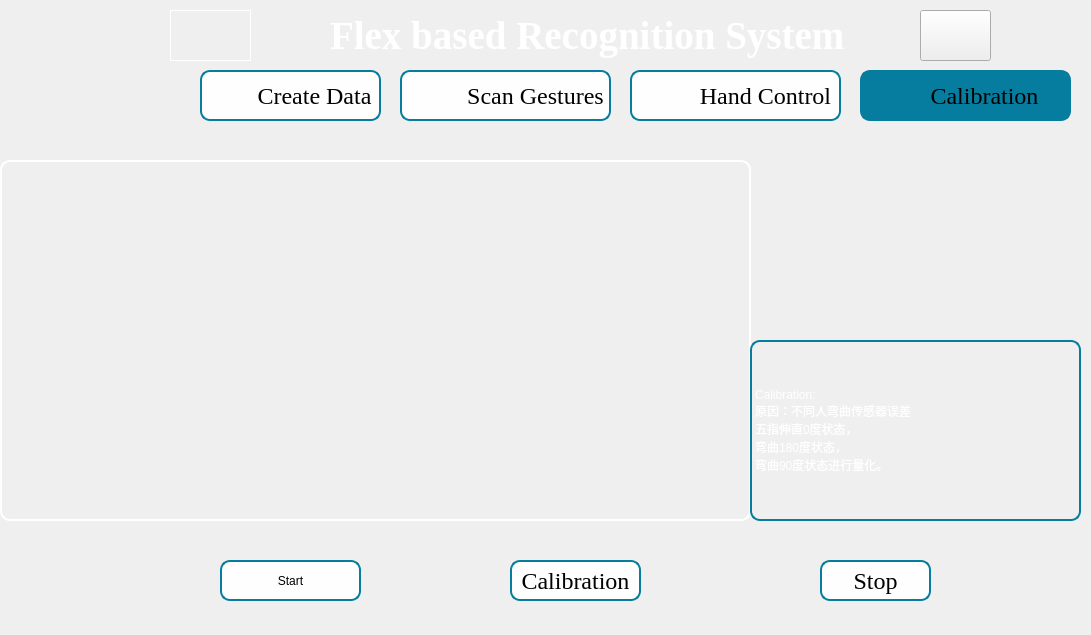
<?xml version="1.0" encoding="UTF-8"?>
<ui version="4.0">
 <class>MainWindow</class>
 <widget class="QMainWindow" name="MainWindow">
  <property name="geometry">
   <rect>
    <x>0</x>
    <y>0</y>
    <width>1091</width>
    <height>635</height>
   </rect>
  </property>
  <property name="windowTitle">
   <string>MainWindow</string>
  </property>
  <property name="styleSheet">
   <string notr="true">QWidget#centralwidget{
	border-image:url(&quot;icons/background1.png&quot;) ;
}</string>
  </property>
  <widget class="QWidget" name="centralwidget">
   <widget class="QLabel" name="label">
    <property name="geometry">
     <rect>
      <x>330</x>
      <y>0</y>
      <width>641</width>
      <height>71</height>
     </rect>
    </property>
    <property name="font">
     <font>
      <family>Times New Roman</family>
      <pointsize>29</pointsize>
      <weight>75</weight>
      <bold>true</bold>
     </font>
    </property>
    <property name="styleSheet">
     <string notr="true">color:white;</string>
    </property>
    <property name="text">
     <string>Flex based Recognition System</string>
    </property>
   </widget>
   <widget class="QPushButton" name="create">
    <property name="geometry">
     <rect>
      <x>200</x>
      <y>70</y>
      <width>181</width>
      <height>51</height>
     </rect>
    </property>
    <property name="font">
     <font>
      <family>TImes New Roman</family>
      <pointsize>18</pointsize>
      <weight>50</weight>
      <italic>false</italic>
      <bold>false</bold>
     </font>
    </property>
    <property name="layoutDirection">
     <enum>Qt::RightToLeft</enum>
    </property>
    <property name="styleSheet">
     <string notr="true">QPushButton#create{
  padding-left:-30px;
  color:black;
  border: 2px solid #067d9e; 
  font: 18pt &quot;TImes New Roman&quot;;
  background-image:url(&quot;icons/create.png&quot;);
  border-radius:10px;
  background-color:#fefefe;
  background-repeat:none;
}
QPushButton#create:hover
{
   border-radius: 10px;
   background-color:#067d9e;
}</string>
    </property>
    <property name="text">
     <string>   Create Data</string>
    </property>
   </widget>
   <widget class="QPushButton" name="scan_sen">
    <property name="geometry">
     <rect>
      <x>630</x>
      <y>70</y>
      <width>211</width>
      <height>51</height>
     </rect>
    </property>
    <property name="font">
     <font>
      <family>TImes New Roman</family>
      <pointsize>18</pointsize>
      <weight>50</weight>
      <italic>false</italic>
      <bold>false</bold>
     </font>
    </property>
    <property name="styleSheet">
     <string notr="true">QPushButton#scan_sen{
padding-left:-90px;
color:black;
background-color:#fefefe;
border: 2px solid #067d9e; 
border-radius:10px;
font: 18pt &quot;TImes New Roman&quot;;
background-image:url(&quot;icons/sent.png&quot;);
background-repeat:none;
}
QPushButton#scan_sen:hover
{
   border-radius: 10px;
   background-color:#067d9e;
}</string>
    </property>
    <property name="text">
     <string>                          Hand Control </string>
    </property>
   </widget>
   <widget class="QPushButton" name="scan_sinlge">
    <property name="geometry">
     <rect>
      <x>400</x>
      <y>70</y>
      <width>211</width>
      <height>51</height>
     </rect>
    </property>
    <property name="font">
     <font>
      <family>TImes New Roman</family>
      <pointsize>18</pointsize>
      <weight>50</weight>
      <italic>false</italic>
      <bold>false</bold>
     </font>
    </property>
    <property name="layoutDirection">
     <enum>Qt::LeftToRight</enum>
    </property>
    <property name="autoFillBackground">
     <bool>false</bool>
    </property>
    <property name="styleSheet">
     <string notr="true">QPushButton#scan_sinlge{
padding-left:-90px;
color:black;
border: 2px solid #067d9e; 
font: 18pt &quot;TImes New Roman&quot;;
border-radius:10px;
background-color:#fefefe;
background-image:url(&quot;icons/scan.png&quot;);
background-repeat:none;
}
QPushButton#scan_sinlge:hover
{
   border-radius: 10px;
   background-color:#067d9e;
}</string>
    </property>
    <property name="text">
     <string>                         Scan Gestures</string>
    </property>
   </widget>
   <widget class="QPushButton" name="exp2">
    <property name="geometry">
     <rect>
      <x>860</x>
      <y>70</y>
      <width>211</width>
      <height>51</height>
     </rect>
    </property>
    <property name="font">
     <font>
      <family>TImes New Roman</family>
      <pointsize>18</pointsize>
      <weight>50</weight>
      <italic>false</italic>
      <bold>false</bold>
     </font>
    </property>
    <property name="styleSheet">
     <string notr="true">QPushButton#exp2{
padding-left:-100px;
color:black;
background-color:#067d9e;
border: 2px solid #067d9e; 
border-radius:10px;
font: 18pt &quot;TImes New Roman&quot;;
background-image:url(&quot;icons/export.png&quot;);
background-repeat:none;
}
QPushButton#exp2:hover
{
   border-radius: 10px;
   background-color:#067d9e;
}</string>
    </property>
    <property name="text">
     <string>                       Calibration</string>
    </property>
    <property name="checkable">
     <bool>false</bool>
    </property>
    <property name="autoRepeat">
     <bool>false</bool>
    </property>
    <property name="autoExclusive">
     <bool>false</bool>
    </property>
    <property name="autoDefault">
     <bool>false</bool>
    </property>
    <property name="default">
     <bool>false</bool>
    </property>
    <property name="flat">
     <bool>false</bool>
    </property>
   </widget>
   <widget class="QPushButton" name="exit_button">
    <property name="geometry">
     <rect>
      <x>920</x>
      <y>10</y>
      <width>71</width>
      <height>51</height>
     </rect>
    </property>
    <property name="styleSheet">
     <string notr="true">QPushButton#exit_button{
border-image:url(&quot;icons/exit1.png&quot;) 4 4 4 4 stretch stretch;
background-repeat:no-repeat;
background-size:100% 100%;
}</string>
    </property>
    <property name="text">
     <string/>
    </property>
   </widget>
   <widget class="QGraphicsView" name="graphicsView_4">
    <property name="geometry">
     <rect>
      <x>0</x>
      <y>160</y>
      <width>751</width>
      <height>361</height>
     </rect>
    </property>
    <property name="styleSheet">
     <string notr="true">border-radius: 10px;
border: 2px solid white;
background-color:rgb(14 , 135 , 228,0);</string>
    </property>
   </widget>
   <widget class="QPushButton" name="pushButton_2">
    <property name="geometry">
     <rect>
      <x>220</x>
      <y>560</y>
      <width>141</width>
      <height>41</height>
     </rect>
    </property>
    <property name="styleSheet">
     <string notr="true">QPushButton#pushButton_2{
color:black;
background-color:#fefefe;
border: 2px solid #067d9e; 
border-radius:10px;
font: 18pt &quot;TImes New Roman&quot;;
background-repeat:none;
}
QPushButton#pushButton_2:hover
{
   border-radius: 10px;
   background-color:#067d9e;
}</string>
    </property>
    <property name="text">
     <string>Start</string>
    </property>
   </widget>
   <widget class="QPushButton" name="pushButton">
    <property name="geometry">
     <rect>
      <x>510</x>
      <y>560</y>
      <width>131</width>
      <height>41</height>
     </rect>
    </property>
    <property name="font">
     <font>
      <family>TImes New Roman</family>
      <pointsize>18</pointsize>
      <weight>50</weight>
      <italic>false</italic>
      <bold>false</bold>
     </font>
    </property>
    <property name="styleSheet">
     <string notr="true">QPushButton#pushButton{
color: black;
background-color:#fefefe;
border: 2px solid #067d9e; 
border-radius:10px;
font: 18pt &quot;TImes New Roman&quot;;
background-repeat:none;
}
QPushButton#pushButton:hover
{
   border-radius: 10px;
   background-color:#067d9e;
}</string>
    </property>
    <property name="text">
     <string>Calibration</string>
    </property>
   </widget>
   <widget class="QPushButton" name="pushButton_3">
    <property name="geometry">
     <rect>
      <x>820</x>
      <y>560</y>
      <width>111</width>
      <height>41</height>
     </rect>
    </property>
    <property name="font">
     <font>
      <family>TImes New Roman</family>
      <pointsize>18</pointsize>
      <weight>50</weight>
      <italic>false</italic>
      <bold>false</bold>
     </font>
    </property>
    <property name="autoFillBackground">
     <bool>false</bool>
    </property>
    <property name="styleSheet">
     <string notr="true">QPushButton#pushButton_3{
color:black;
background-color:#fefefe;
border: 2px solid #067d9e; 
border-radius:10px;
font: 18pt &quot;TImes New Roman&quot;;
background-repeat:none;
}
QPushButton#pushButton_3:hover
{
   border-radius: 10px;
   background-color:#067d9e;
}</string>
    </property>
    <property name="text">
     <string>Stop</string>
    </property>
   </widget>
   <widget class="QLabel" name="label_3">
    <property name="geometry">
     <rect>
      <x>750</x>
      <y>340</y>
      <width>331</width>
      <height>181</height>
     </rect>
    </property>
    <property name="styleSheet">
     <string notr="true">QLabel#label_3{
  color:white;
  border: 2px solid #067d9e; 
  font: 18pt &quot;TImes New Roman&quot;;
  text-align:right;
  border-radius:10px;
}
</string>
    </property>
    <property name="text">
     <string>Calibration: 
原因：不同人弯曲传感器误差
五指伸直0度状态，
弯曲180度状态，
弯曲90度状态进行量化。</string>
    </property>
   </widget>
   <widget class="QLabel" name="label_2">
    <property name="geometry">
     <rect>
      <x>750</x>
      <y>150</y>
      <width>161</width>
      <height>171</height>
     </rect>
    </property>
    <property name="styleSheet">
     <string notr="true">QLabel#label_2{
border-image:url(&quot;icons/hand.png&quot;);
background-repeat:none;
}</string>
    </property>
    <property name="text">
     <string/>
    </property>
   </widget>
   <widget class="QPushButton" name="transfer">
    <property name="geometry">
     <rect>
      <x>170</x>
      <y>10</y>
      <width>81</width>
      <height>51</height>
     </rect>
    </property>
    <property name="styleSheet">
     <string notr="true">QPushButton#transfer{
border: 1px solid white; 
border-image:url(&quot;icons/gesture.png&quot;) 4 4 4 4 stretch stretch;
}</string>
    </property>
    <property name="text">
     <string/>
    </property>
   </widget>
   <widget class="QLabel" name="label_4">
    <property name="geometry">
     <rect>
      <x>930</x>
      <y>150</y>
      <width>161</width>
      <height>171</height>
     </rect>
    </property>
    <property name="styleSheet">
     <string notr="true">QLabel#label_4{
border-image:url(&quot;icons/hand.png&quot;);
background-repeat:none;
}</string>
    </property>
    <property name="text">
     <string/>
    </property>
   </widget>
  </widget>
 </widget>
 <resources/>
 <connections/>
</ui>
